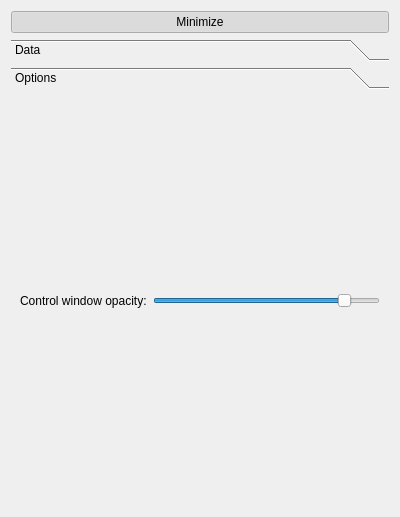
<?xml version="1.0" encoding="UTF-8"?>
<ui version="4.0">
 <class>Control3DWidget</class>
 <widget class="QWidget" name="Control3DWidget">
  <property name="geometry">
   <rect>
    <x>0</x>
    <y>0</y>
    <width>400</width>
    <height>517</height>
   </rect>
  </property>
  <property name="windowTitle">
   <string>3D Control</string>
  </property>
  <layout class="QHBoxLayout" name="horizontalLayout_2">
   <item>
    <layout class="QVBoxLayout" name="m_verticalLayout_base">
     <item>
      <widget class="QPushButton" name="m_pushButton_minimize">
       <property name="text">
        <string>Minimize</string>
       </property>
       <property name="checkable">
        <bool>true</bool>
       </property>
       <property name="checked">
        <bool>true</bool>
       </property>
      </widget>
     </item>
     <item>
      <widget class="QToolBox" name="m_toolBox">
       <property name="currentIndex">
        <number>1</number>
       </property>
       <widget class="QWidget" name="page">
        <property name="geometry">
         <rect>
          <x>0</x>
          <y>0</y>
          <width>98</width>
          <height>89</height>
         </rect>
        </property>
        <attribute name="label">
         <string>Data</string>
        </attribute>
        <layout class="QGridLayout" name="gridLayout">
         <item row="0" column="0">
          <widget class="QTreeView" name="m_treeView_loadedData"/>
         </item>
        </layout>
       </widget>
       <widget class="QWidget" name="page_2">
        <property name="geometry">
         <rect>
          <x>0</x>
          <y>0</y>
          <width>380</width>
          <height>414</height>
         </rect>
        </property>
        <attribute name="label">
         <string>Options</string>
        </attribute>
        <layout class="QGridLayout" name="gridLayout_2">
         <item row="0" column="1">
          <widget class="QSlider" name="m_horizontalSlider_opacity">
           <property name="minimum">
            <number>25</number>
           </property>
           <property name="maximum">
            <number>100</number>
           </property>
           <property name="pageStep">
            <number>1</number>
           </property>
           <property name="value">
            <number>90</number>
           </property>
           <property name="orientation">
            <enum>Qt::Horizontal</enum>
           </property>
          </widget>
         </item>
         <item row="0" column="0">
          <widget class="QLabel" name="m_label_opacity">
           <property name="text">
            <string>Control window opacity:</string>
           </property>
          </widget>
         </item>
        </layout>
       </widget>
      </widget>
     </item>
    </layout>
   </item>
  </layout>
 </widget>
 <resources/>
 <connections/>
</ui>
